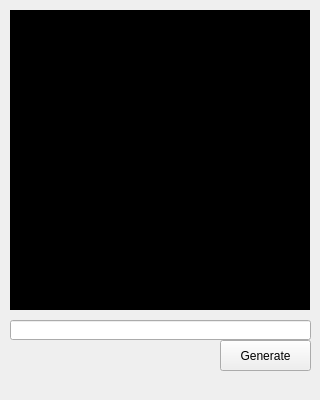
<?xml version="1.0" encoding="UTF-8"?>
<ui version="4.0">
 <class>Form</class>
 <widget class="QWidget" name="Form">
  <property name="geometry">
   <rect>
    <x>0</x>
    <y>0</y>
    <width>320</width>
    <height>400</height>
   </rect>
  </property>
  <property name="sizePolicy">
   <sizepolicy hsizetype="Fixed" vsizetype="Fixed">
    <horstretch>0</horstretch>
    <verstretch>0</verstretch>
   </sizepolicy>
  </property>
  <property name="minimumSize">
   <size>
    <width>320</width>
    <height>400</height>
   </size>
  </property>
  <property name="maximumSize">
   <size>
    <width>320</width>
    <height>400</height>
   </size>
  </property>
  <property name="windowTitle">
   <string>QRCODE App</string>
  </property>
  <widget class="QLabel" name="lblQrCode">
   <property name="geometry">
    <rect>
     <x>10</x>
     <y>10</y>
     <width>300</width>
     <height>300</height>
    </rect>
   </property>
   <property name="styleSheet">
    <string notr="true">background-color: rgb(0,0,0);</string>
   </property>
   <property name="text">
    <string>TextLabel</string>
   </property>
  </widget>
  <widget class="QLineEdit" name="txtQrData">
   <property name="geometry">
    <rect>
     <x>10</x>
     <y>320</y>
     <width>301</width>
     <height>20</height>
    </rect>
   </property>
  </widget>
  <widget class="QPushButton" name="btnQrGen">
   <property name="geometry">
    <rect>
     <x>220</x>
     <y>340</y>
     <width>91</width>
     <height>31</height>
    </rect>
   </property>
   <property name="text">
    <string>Generate</string>
   </property>
  </widget>
 </widget>
 <resources/>
 <connections/>
</ui>
